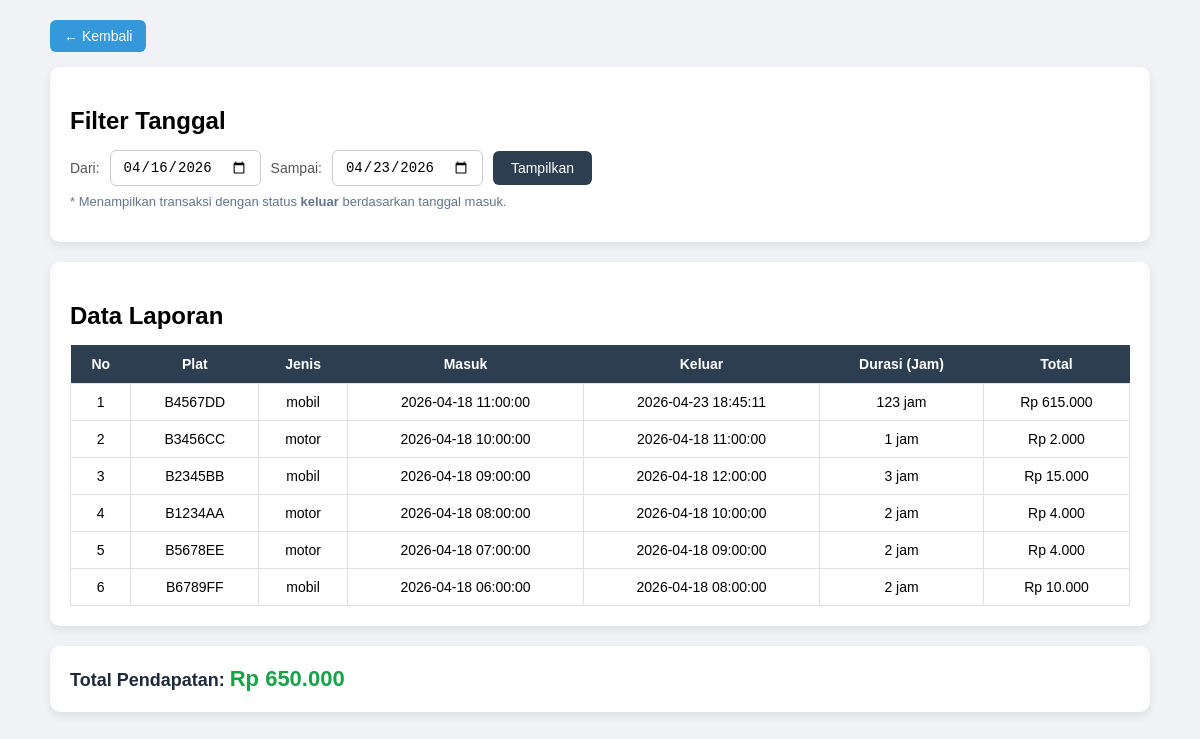
Screenshot of /Controller/c_laporan.php (signed in) with the database file from the repository.
### tables this page shows
CREATE TABLE `tb_transaksi` (
  `id_parkir` int(11) NOT NULL,
  `id_kendaraan` int(11) DEFAULT NULL,
  `waktu_masuk` datetime DEFAULT NULL,
  `waktu_keluar` datetime DEFAULT NULL,
  `id_tarif` int(11) DEFAULT NULL,
  `durasi_jam` int(11) DEFAULT NULL,
  `biaya_total` decimal(10,0) DEFAULT NULL,
  `status` enum('masuk','keluar') DEFAULT NULL,
  `id_user` int(11) DEFAULT NULL,
  `id_area` int(11) DEFAULT NULL
);

CREATE TABLE `tb_kendaraan` (
  `id_kendaraan` int(11) NOT NULL,
  `plat_nomor` varchar(15) DEFAULT NULL,
  `jenis_kendaraan` varchar(20) DEFAULT NULL,
  `warna` varchar(20) DEFAULT NULL,
  `pemilik` varchar(100) DEFAULT NULL,
  `id_user` int(11) DEFAULT NULL
);

### Controller/c_laporan.php (called while the page is built, shortened)
<?php
include_once __DIR__ . "/../Model/m_laporan.php";
$model = new m_laporan();
$dari   = $_GET['dari']   ?? date('Y-m-d', strtotime('-7 days'));
$sampai = $_GET['sampai'] ?? date('Y-m-d');
$data  = $model->tampil($dari, $sampai);
$total = $model->total($dari, $sampai);
include __DIR__ . "/../View/v_laporan.php";

### Model/m_laporan.php (called while the page is built, shortened)
<?php
include_once __DIR__ . "/m_koneksi.php";
class m_laporan {
    private $koneksi;
    function __construct() {
        $db = new koneksi();
        $this->koneksi = $db->koneksi;
    }
    function tampil($dari, $sampai) {
        $sql = "SELECT t.*, k.plat_nomor, k.jenis_kendaraan
                FROM tb_transaksi t
                JOIN tb_kendaraan k ON t.id_kendaraan = k.id_kendaraan
                WHERE DATE(t.waktu_masuk) BETWEEN '$dari' AND '$sampai'
                AND t.status = 'keluar'
                ORDER BY t.waktu_masuk DESC";
        $result = mysqli_query($this->koneksi, $sql);
        return $result;
    }
    function total($dari, $sampai) {
        $sql = "SELECT SUM(biaya_total) as total
                FROM tb_transaksi
                WHERE DATE(waktu_masuk) BETWEEN '$dari' AND '$sampai'
                AND status = 'keluar'";
        $result = mysqli_query($this->koneksi, $sql);
        $data = mysqli_fetch_assoc($result);
        return $data['total'] ?? 0;
    }
}

### Model/m_koneksi.php (called while the page is built, shortened)
<?php
class koneksi {
    private $host = "localhost";
    private $username = "root";
    private $pass = "";
    private $db = "parkir";
    function __construct()
    {
        $this->koneksi = mysqli_connect($this->host, $this->username, $this->pass, $this->db);
    }
}
?>

### View/v_laporan.php (the view, shortened to what this page needs)
<!DOCTYPE html>
<html lang="id">
<head>
</head>
<body>
<div class="container">
    <a href="../View/v_homeowner.php" class="btn-back">← Kembali</a>
    <div class="card">
        <h2>Filter Tanggal</h2>
        <form method="GET" class="filter-form">
            <label>Dari:</label>
            <input type="date" name="dari" value="<?= htmlspecialchars($dari) ?>">
            <label>Sampai:</label>
            <input type="date" name="sampai" value="<?= htmlspecialchars($sampai) ?>">
            <button type="submit">Tampilkan</button>
        </form>
        <p class="info-hint">* Menampilkan transaksi dengan status <strong>keluar</strong> berdasarkan tanggal masuk.</p>
    </div>
    <div class="card">
        <h2>Data Laporan</h2>
        <table>
            <thead>
                <tr>
                    <th>No</th>
                    <th>Plat</th>
                    <th>Jenis</th>
                    <th>Masuk</th>
                    <th>Keluar</th>
                    <th>Durasi (Jam)</th>
                    <th>Total</th>
                </tr>
            </thead>
            <tbody>
            <?php
            $no = 1;
            if ($data && mysqli_num_rows($data) > 0):
                while ($row = mysqli_fetch_assoc($data)):
            ?>
                <tr>
                    <td><?= $no++ ?></td>
                    <td><?= htmlspecialchars($row['plat_nomor']) ?></td>
                    <td><?= htmlspecialchars($row['jenis_kendaraan']) ?></td>
                    <td><?= $row['waktu_masuk'] ?></td>
                    <td><?= $row['waktu_keluar'] ?></td>
                    <td><?= $row['durasi_jam'] ?> jam</td>
                    <td>Rp <?= number_format($row['biaya_total'], 0, ',', '.') ?></td>
                </tr>
            <?php
                endwhile;
            endif; ?>
            </tbody>
        </table>
    </div>
    <div class="card total-card">
        Total Pendapatan: <span>Rp <?= number_format($total ?? 0, 0, ',', '.') ?></span>
    </div>
</div>
</body>
</html>

### View/v_laporan.php (style rules this page uses)
body { font-family: Arial, sans-serif; background: #f0f2f5; margin: 0; padding: 20px; }
.container { max-width: 1100px; margin: auto; }
.card { background: #fff; padding: 20px; border-radius: 10px; margin-bottom: 20px; box-shadow: 0 4px 10px rgba(0,0,0,0.08); }
h2 { margin-bottom: 15px; }
.filter-form { display: flex; align-items: center; gap: 10px; flex-wrap: wrap; }
.filter-form label { font-size: 14px; color: #555; }
input[type="date"] { padding: 8px 12px; border-radius: 6px; border: 1px solid #ccc; font-size: 14px; }
button[type="submit"] { padding: 9px 18px; background: #2c3e50; color: #fff; border: none; border-radius: 6px; cursor: pointer; font-size: 14px; }
.btn-back { display: inline-block; margin-bottom: 15px; padding: 8px 14px; background: #3498db; color: #fff; text-decoration: none; border-radius: 6px; font-size: 14px; }
table { width: 100%; border-collapse: collapse; font-size: 14px; }
th { background: #2c3e50; color: #fff; padding: 11px 10px; text-align: center; }
td { padding: 10px; border: 1px solid #e0e0e0; text-align: center; }
.total-card { font-size: 18px; font-weight: bold; color: #1e293b; }
.total-card span { color: #16a34a; font-size: 22px; }
.info-hint { font-size: 13px; color: #64748b; margin-top: 8px; }

### rows the page displays
tb_transaksi: id_kendaraan.plat_nomor "B4567DD", id_kendaraan.jenis_kendaraan "mobil", waktu_masuk "2026-04-18 11:00:00", waktu_keluar "2026-04-23 18:45:11", durasi_jam "123", biaya_total "615.000"
tb_transaksi: id_kendaraan.plat_nomor "B3456CC", id_kendaraan.jenis_kendaraan "motor", waktu_masuk "2026-04-18 10:00:00", waktu_keluar "2026-04-18 11:00:00", durasi_jam "1", biaya_total "2.000"
tb_transaksi: id_kendaraan.plat_nomor "B2345BB", id_kendaraan.jenis_kendaraan "mobil", waktu_masuk "2026-04-18 09:00:00", waktu_keluar "2026-04-18 12:00:00", durasi_jam "3", biaya_total "15.000"
tb_transaksi: id_kendaraan.plat_nomor "B1234AA", id_kendaraan.jenis_kendaraan "motor", waktu_masuk "2026-04-18 08:00:00", waktu_keluar "2026-04-18 10:00:00", durasi_jam "2", biaya_total "4.000"
tb_transaksi: id_kendaraan.plat_nomor "B5678EE", id_kendaraan.jenis_kendaraan "motor", waktu_masuk "2026-04-18 07:00:00", waktu_keluar "2026-04-18 09:00:00", durasi_jam "2", biaya_total "4.000"
tb_transaksi: id_kendaraan.plat_nomor "B6789FF", id_kendaraan.jenis_kendaraan "mobil", waktu_masuk "2026-04-18 06:00:00", waktu_keluar "2026-04-18 08:00:00", durasi_jam "2", biaya_total "10.000"

### other values shown
$total "650.000"
